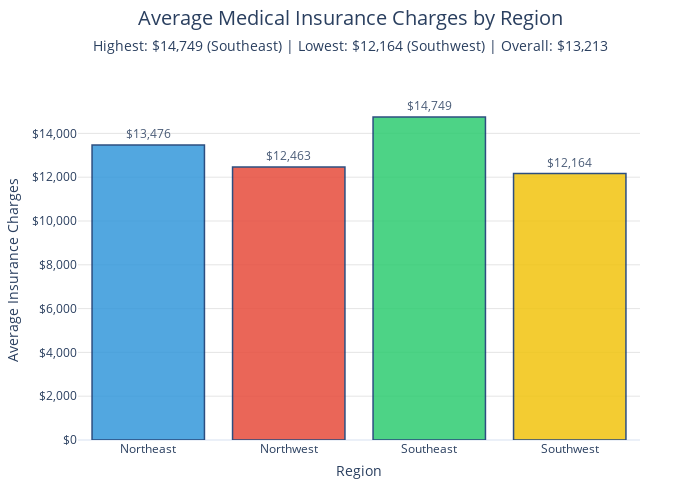

The notebook cell saved with this chart:
### Code cell
# Calculate average charges for each region
region_data = df.groupby('region', as_index=False)['charges'].mean()

# Create bar plot with enhanced visuals
fig_region = px.bar(
    region_data,
    x='region', y='charges',
    labels={'charges': 'Average Insurance Charges ($)', 'region': 'Region'},
    template='plotly_white',
    text=region_data['charges'].round(2)
)

# Apply custom styling to bars
fig_region.update_traces(
    marker_color=['#3498DB', '#E74C3C', '#2ECC71', '#F1C40F'],  # Distinct colors for each region
    textposition='outside',
    textfont=dict(size=12),
    texttemplate='$%{text:,.0f}',  # Format text with dollar sign
    marker_line_color='rgb(8,48,107)',
    marker_line_width=1.5,
    opacity=0.85,
    width=0.8  # Increased width to remove space between bars
)

# Extract max, min, and overall average for insights
max_charge = region_data['charges'].max()
min_charge = region_data['charges'].min()
overall_avg = region_data['charges'].mean()
max_region = region_data.loc[region_data['charges'].idxmax(), 'region'].capitalize()
min_region = region_data.loc[region_data['charges'].idxmin(), 'region'].capitalize()

# Create combined title with insights
combined_title = (
    f"Average Medical Insurance Charges by Region<br>"
    f"<span style='font-size: 14px;'>"
    f"Highest: ${max_charge:,.0f} ({max_region}) | "
    f"Lowest: ${min_charge:,.0f} ({min_region}) | "
    f"Overall: ${overall_avg:,.0f}"
    f"</span>"
)

# Update layout for better readability and remove extra space
fig_region.update_layout(
    title={
        'text': combined_title,
        'x': 0.5,
        'y': 0.95,
        'xanchor': 'center',
        'yanchor': 'top',
        'font': dict(size=20)
    },
    yaxis=dict(
        title='Average Insurance Charges',
        tickprefix="$",
        tickformat=",",
        gridcolor='#E5E5E5',
        title_standoff=10
    ),
    xaxis=dict(
        title='Region',
        ticktext=["Northeast", "Northwest", "Southeast", "Southwest"],
        tickvals=["northeast", "northwest", "southeast", "southwest"],
        title_standoff=10
    ),
    plot_bgcolor='white',
    height=500,
    width=700,
    showlegend=False,
    margin=dict(t=100, b=60, l=60, r=60),
    bargap=0  # Remove space between bars
)

fig_region.show()

### Figure 1 — Plotly figure (JSON) as saved in the notebook; plotly's stock layout.template omitted (floating-point values rounded to 4 significant figures)
{"data": [{"alignmentgroup": "True", "hovertemplate": "Region=%{x}<br>Average Insurance Charges ($)=%{y}<br>text=%{text}<extra></extra>", "legendgroup": "", "marker": {"color": ["#3498DB", "#E74C3C", "#2ECC71", "#F1C40F"], "line": {"color": "rgb(8,48,107)", "width": 1.5}, "pattern": {"shape": ""}}, "name": "", "offsetgroup": "", "opacity": 0.85, "orientation": "v", "showlegend": false, "text": [13480.0, 12460.0, 14750.0, 12160.0], "textfont": {"size": 12}, "textposition": "outside", "texttemplate": "$%{text:,.0f}", "type": "bar", "width": 0.8, "x": ["northeast", "northwest", "southeast", "southwest"], "xaxis": "x", "y": [13480.0, 12460.0, 14750.0, 12160.0], "yaxis": "y"}], "layout": {"bargap": 0, "barmode": "relative", "height": 500, "legend": {"tracegroupgap": 0}, "margin": {"b": 60, "l": 60, "r": 60, "t": 100}, "plot_bgcolor": "white", "showlegend": false, "title": {"font": {"size": 20}, "text": "Average Medical Insurance Charges by Region<br><span style='font-size: 14px;'>Highest: $14,749 (Southeast) | Lowest: $12,164 (Southwest) | Overall: $13,213</span>", "x": 0.5, "xanchor": "center", "y": 0.95, "yanchor": "top"}, "width": 700, "xaxis": {"anchor": "y", "domain": [0, 1], "ticktext": ["Northeast", "Northwest", "Southeast", "Southwest"], "tickvals": ["northeast", "northwest", "southeast", "southwest"], "title": {"standoff": 10, "text": "Region"}}, "yaxis": {"anchor": "x", "domain": [0, 1], "gridcolor": "#E5E5E5", "tickformat": ",", "tickprefix": "$", "title": {"standoff": 10, "text": "Average Insurance Charges"}}}}
